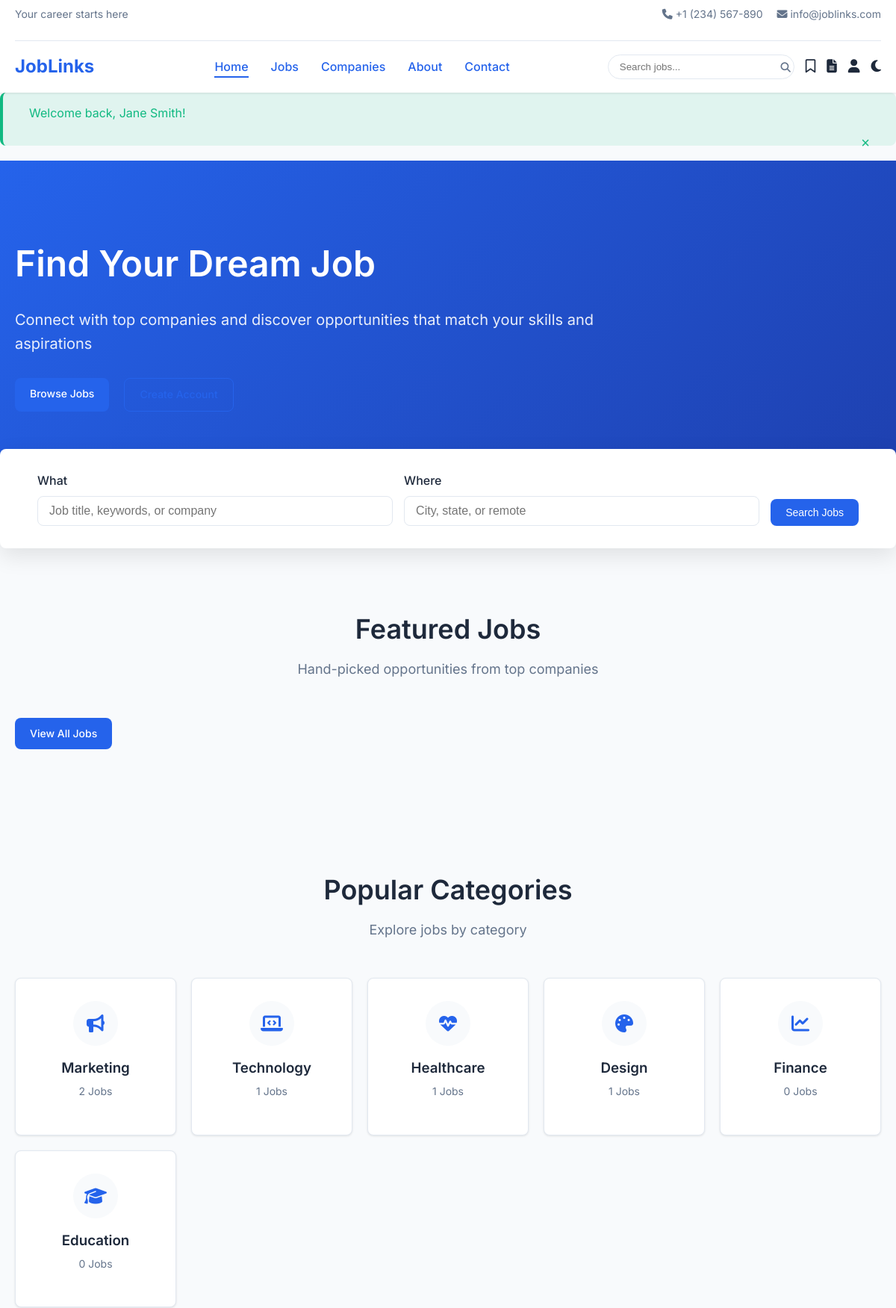
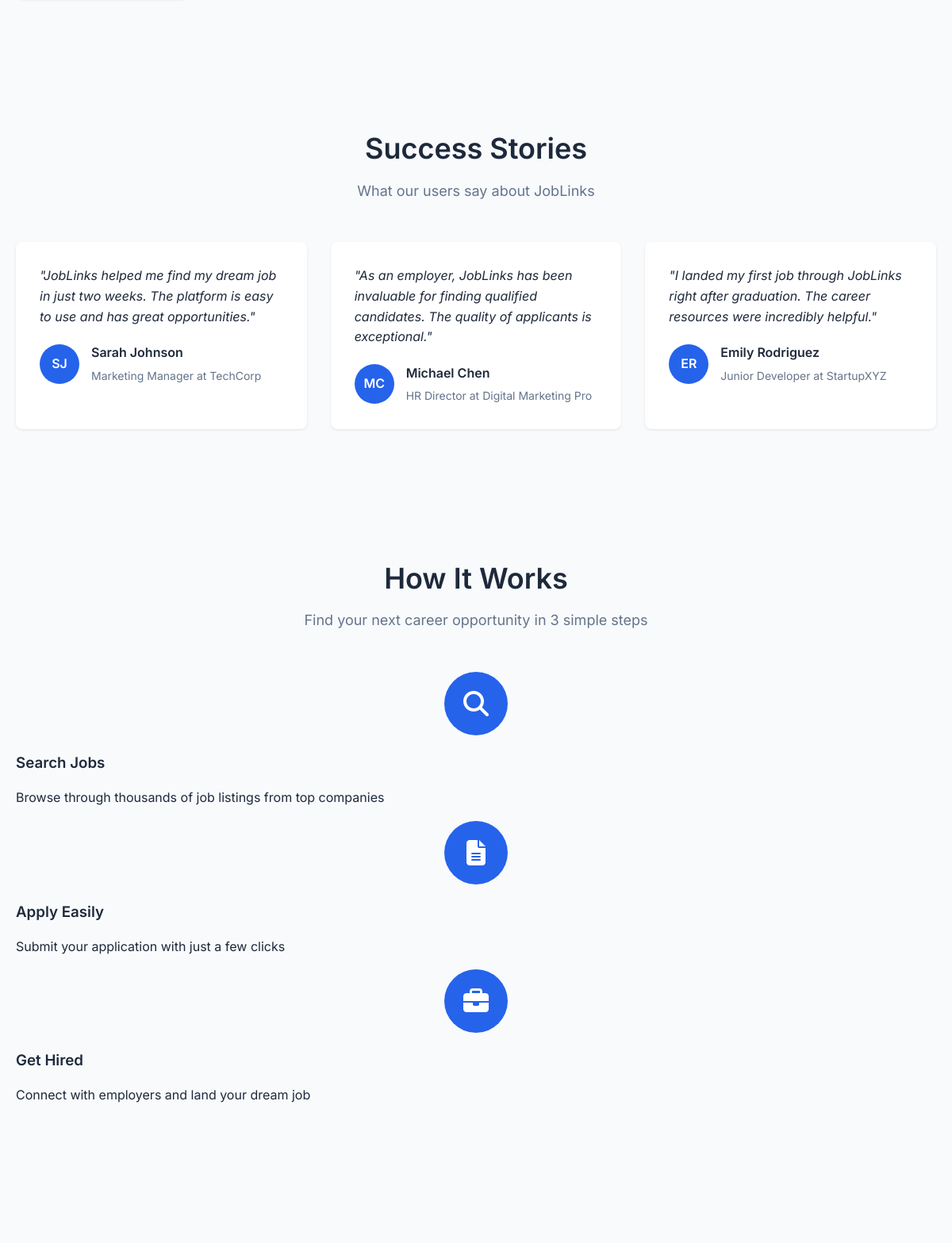
Screenshot of / (signed in, upper part) with the database file from the repository (2 pictures, top to bottom).
### tables this page shows
CREATE TABLE categories (
    id INT AUTO_INCREMENT PRIMARY KEY,
    name VARCHAR(50) NOT NULL UNIQUE,
    slug VARCHAR(50) NOT NULL UNIQUE,
    description TEXT,
    created_at TIMESTAMP DEFAULT CURRENT_TIMESTAMP
);

### includes/functions.php (called while the page is built, shortened)
<?php
function getInitials($name) {
    $words = explode(' ', $name);
    $initials = '';
    foreach ($words as $word) {
        $initials .= strtoupper($word[0]);
    }
    return substr($initials, 0, 2);
}
function getCategoryIcon($category) {
    $icons = [
        'Technology' => 'laptop-code',
        'Marketing' => 'bullhorn',
        'Healthcare' => 'heartbeat',
        'Design' => 'palette',
        'Finance' => 'chart-line',
        'Education' => 'graduation-cap'
    ];
    return isset($icons[$category]) ? $icons[$category] : 'briefcase';
}
?>

### index.php (the view, shortened to what this page needs)
<?php
require_once 'includes/header.php';
 $stmt = $pdo->query("
    SELECT cat.*, COUNT(j.id) as job_count
    FROM categories cat
    LEFT JOIN jobs j ON cat.name = j.category AND j.is_active = 1
    GROUP BY cat.id
    ORDER BY job_count DESC
    LIMIT 8
");
 $categories = $stmt->fetchAll(PDO::FETCH_ASSOC);
 $testimonials = [
    [
        'content' => 'JobLinks helped me find my dream job in just two weeks. The platform is easy to use and has great opportunities.',
        'author' => 'Sarah Johnson',
        'position' => 'Marketing Manager',
        'company' => 'TechCorp'
    ],
    [
        'content' => 'As an employer, JobLinks has been invaluable for finding qualified candidates. The quality of applicants is exceptional.',
        'author' => 'Michael Chen',
        'position' => 'HR Director',
        'company' => 'Digital Marketing Pro'
    ],
    [
        'content' => 'I landed my first job through JobLinks right after graduation. The career resources were incredibly helpful.',
        'author' => 'Emily Rodriguez',
        'position' => 'Junior Developer',
        'company' => 'StartupXYZ'
    ]
];
?>
<section class="hero">
    <div class="container">
        <div class="hero-content">
            <h1>Find Your Dream Job</h1>
            <p>Connect with top companies and discover opportunities that match your skills and aspirations</p>
            <div class="hero-buttons">
                <a href="jobs.php" class="btn">Browse Jobs</a>
                <a href="auth/register.php" class="btn btn-outline">Create Account</a>
            </div>
        </div>
    </div>
</section>
<section class="hero-search">
    <div class="container">
        <form class="hero-search-form" action="jobs.php" method="get">
            <div class="form-group">
                <label for="search" class="form-label">What</label>
                <input type="text" class="form-control" id="search" name="search" placeholder="Job title, keywords, or company">
            </div>
            <div class="form-group">
                <label for="location" class="form-label">Where</label>
                <input type="text" class="form-control" id="location" name="location" placeholder="City, state, or remote">
            </div>
            <button type="submit" class="btn">Search Jobs</button>
        </form>
    </div>
</section>
<section class="section">
    <div class="container">
        <div class="section-title">
            <h2>Featured Jobs</h2>
            <p>Hand-picked opportunities from top companies</p>
        </div>
        <div class="text-center mt-5">
            <a href="jobs.php" class="btn">View All Jobs</a>
        </div>
    </div>
</section>
<section class="section">
    <div class="container">
        <div class="section-title">
            <h2>Popular Categories</h2>
            <p>Explore jobs by category</p>
        </div>
        <div class="categories-grid">
            <?php foreach ($categories as $category): ?>
                <div class="category-card">
                    <div class="category-icon">
                        <i class="fas fa-<?php echo getCategoryIcon($category['name']); ?>"></i>
                    </div>
                    <h3 class="category-name"><?php echo $category['name']; ?></h3>
                    <p class="category-count"><?php echo $category['job_count']; ?> Jobs</p>
                </div>
            <?php endforeach; ?>
        </div>
    </div>
</section>
<section class="testimonials">
    <div class="container">
        <div class="section-title">
            <h2>Success Stories</h2>
            <p>What our users say about JobLinks</p>
        </div>
        <div class="testimonial-grid">
            <?php foreach ($testimonials as $testimonial): ?>
                <div class="testimonial-card">
                    <p class="testimonial-content">"<?php echo $testimonial['content']; ?>"</p>
                    <div class="testimonial-author">
                        <div class="testimonial-avatar"><?php echo getInitials($testimonial['author']); ?></div>
                        <div class="testimonial-info">
                            <h4><?php echo $testimonial['author']; ?></h4>
                            <p><?php echo $testimonial['position']; ?> at <?php echo $testimonial['company']; ?></p>
                        </div>
                    </div>
                </div>
            <?php endforeach; ?>
        </div>
    </div>
</section>
<section class="section">
    <div class="container">
        <div class="section-title">
            <h2>How It Works</h2>
            <p>Find your next career opportunity in 3 simple steps</p>
        </div>
        <div class="row">
            <div class="col-md-4">
                <div class="text-center">
                    <div class="feature-icon">
                        <i class="fas fa-search"></i>
                    </div>
                    <h3>Search Jobs</h3>
                    <p>Browse through thousands of job listings from top companies</p>
                </div>
            </div>
            <div class="col-md-4">
                <div class="text-center">
                    <div class="feature-icon">
                        <i class="fas fa-file-alt"></i>
                    </div>
                    <h3>Apply Easily</h3>
                    <p>Submit your application with just a few clicks</p>
                </div>
            </div>
            <div class="col-md-4">
                <div class="text-center">
                    <div class="feature-icon">
                        <i class="fas fa-briefcase"></i>
                    </div>
                    <h3>Get Hired</h3>
                    <p>Connect with employers and land your dream job</p>
                </div>
            </div>
        </div>
    </div>
</section>
<?php require_once 'includes/footer.php'; ?>

### rows the page displays
categories: name "Marketing", job_count "2"
categories: name "Technology", job_count "1"
categories: name "Healthcare", job_count "1"
categories: name "Design", job_count "1"
categories: name "Finance", job_count "0"
categories: name "Education", job_count "0"

### other values shown
SITE_NAME "JobLinks"
$message['text'] "Welcome back, Jane Smith!"
$testimonial['content'] "JobLinks helped me find my dream job in just two weeks. The platform is easy to use and has great opportunities."
getInitials($testimonial['author']) "SJ"
$testimonial['author'] "Sarah Johnson"
$testimonial['position'] "Marketing Manager"
$testimonial['company'] "TechCorp"
$testimonial['content'] "As an employer, JobLinks has been invaluable for finding qualified candidates. The quality of applicants is exceptional."
getInitials($testimonial['author']) "MC"
$testimonial['author'] "Michael Chen"
$testimonial['position'] "HR Director"
$testimonial['company'] "Digital Marketing Pro"
$testimonial['content'] "I landed my first job through JobLinks right after graduation. The career resources were incredibly helpful."
getInitials($testimonial['author']) "ER"
$testimonial['author'] "Emily Rodriguez"
